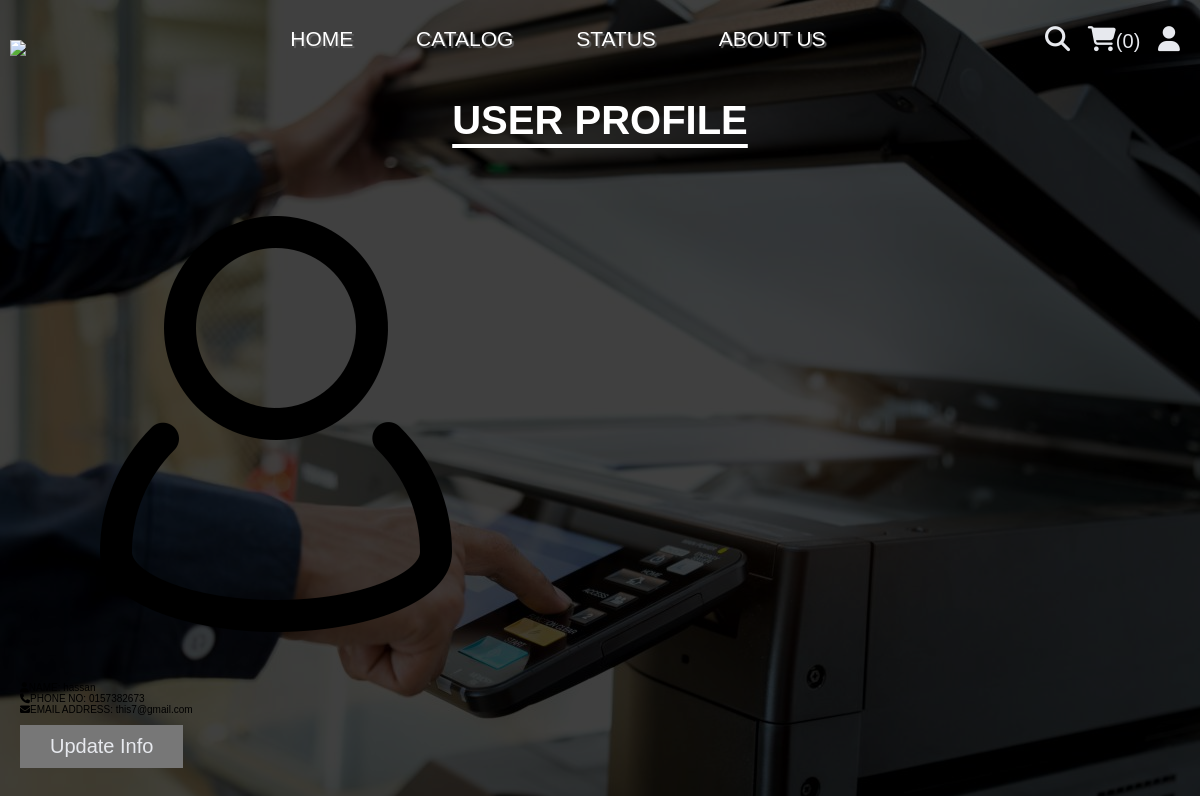
The app's page /profile.php (signed in) with its own data.
### tables this page shows
CREATE TABLE `users` (
  `id` int(100) NOT NULL,
  `name` varchar(100) NOT NULL,
  `email` varchar(50) NOT NULL,
  `number` varchar(20) NOT NULL,
  `password` varchar(10) NOT NULL
);

### profile.php (the view, shortened to what this page needs)
<?php
include 'components/connect.php';
?>
<!DOCTYPE html>
<html lang="en">
<head>
   <link rel="stylesheet" href="https://cdnjs.cloudflare.com/ajax/libs/font-awesome/6.1.1/css/all.min.css">
   <link rel="stylesheet" href="css/style.css">
</head>
<body>
<?php include 'components/user_header.php'; ?>
<section class="tails">
   <h1 class="title">User Profile</h1>
   <div class="user">
      <img src="pic/icon.png" alt="">
      <p><i class="fas fa-user"></i>NAME: <span><span><?= $fetch_profile['name']; ?></span></span></p>
      <p><i class="fas fa-phone"></i>PHONE NO: <span><?= $fetch_profile['number']; ?></span></p>
      <p><i class="fas fa-envelope"></i>EMAIL ADDRESS: <span><?= $fetch_profile['email']; ?></span></p>
      <a href="update_profile.php" class="btn">update info</a>
   </div>
</section>
</body>
</html>

### style.css (style rules this page uses)
:root { --navy: #1C2135; --blue:#5A6794; --light: #8794C0; --white:#fff; --gray:#292B25; --dark-black:#000000; --light-color:#777; --light-gray: #DCDCDC; --dull:#E7E9EE; --nude:#D8CD80; --red:#e70000; }
* { font-family: sans-serif; margin:0; padding:0; box-sizing: border-box; outline: none; border: none; text-decoration: none; }
html { font-size: 62.5%; overflow-x: hidden; scroll-behavior: smooth; stop-opacity: 7rem; }
section { margin:0 auto; max-width: 1200px; padding:2rem; }
.title { text-align: center; margin-bottom: 2.5rem; font-size: 4rem; color:var(--white); text-transform: uppercase; text-decoration: underline; text-underline-offset: 1rem; }
.btn, .delete-btn { margin-top: 1rem; display: inline-block; font-size: 2rem; padding:1rem 3rem; cursor: pointer; text-transform: capitalize; transition: .2s linear; }
.btn { background-color: var(--light-color); color:var(--dull); }

### records on screen
users: name "hassan", number "0157382673", email "this7@gmail.com"

### other values on screen
$total_cart_items "0"
